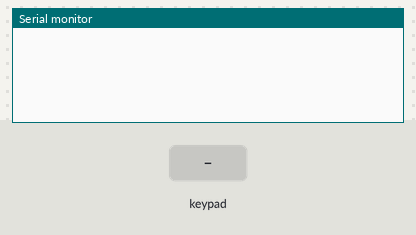
The sketch below on a simulated Arduino Mega 2560, built with avr-gcc and run on an emulated ATmega2560. Shown: the last lines printed to the serial monitor. Inputs (shaded band) come from the test bench.

Above: at 1.2 s.
1.3 s: key '1' pressed
At 1.8 s:
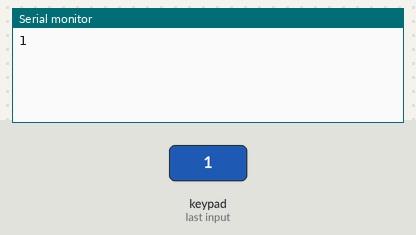
2.8 s: keypad keys 3 0 3 2 3 4 3 6 A pressed 0.4 s apart
At 6.8 s:
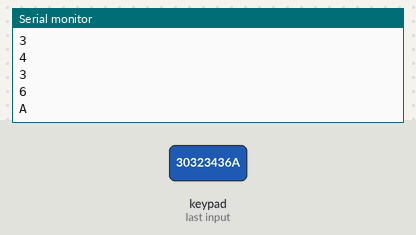
7.9 s: key 'B' pressed
At 9.1 s:
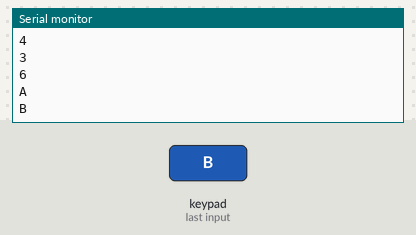
9.4 s: keypad keys 3 0 3 2 3 4 3 6 D pressed 0.4 s apart
At 14.1 s:
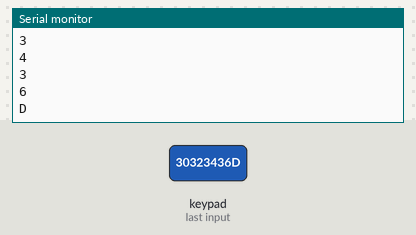
14.5 s: key 'C' pressed
At 15.4 s:
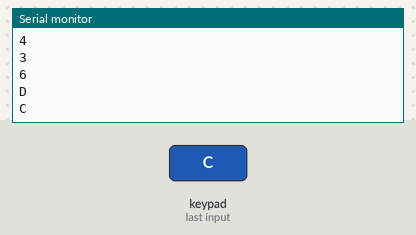
16.0 s: key 'E' pressed
At 16.7 s:
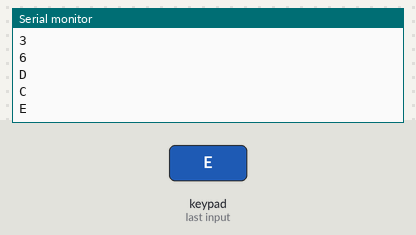
Timing chart, 0 to 18.5 s (numbered marks = the images above; inputs shaded):
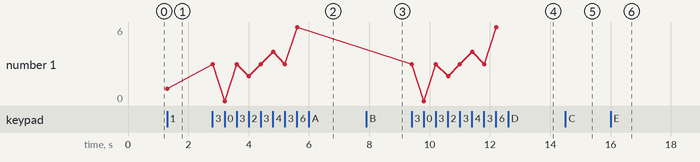

The sketch:

sketch_may16a.ino
```cpp
     #include <Keypad.h>            // Prog_19_1
     const byte Filas = 4;          //Cuatro filas
     const byte Cols = 4;           //Cuatro columnas

     byte Pins_Filas[] = {30, 32, 34, 36};     //Pines Arduino para las filas
     byte Pins_Cols[] = { 38, 40, 42, 44};     // Pines Arduinopara las columnas
     char Teclas [ Filas ][ Cols ] =
          {
              {'1','2','3','A'},
              {'4','5','6','B'},
              {'7','8','9','C'},
              {'E','0','P','D'}
          };
     Keypad Teclado1 = Keypad(makeKeymap(Teclas), Pins_Filas, Pins_Cols, Filas, Cols);

     void setup()
        {             Serial.begin(9600) ; }

     void loop()
        {       char pulsacion = Teclado1.getKey() ;
                if (pulsacion != 0)              // Si el valor es 0 es que no se
                    Serial.println(pulsacion);   // se ha pulsado ninguna tecla
        }
```

Measured:
- after the input at 1.3 s, the serial monitor: prints a new line at once (image 1)
- after the input at 2.8 s, the serial monitor: prints a new line at once (image 2)
- after the input at 7.9 s, the serial monitor: prints a new line at once (image 3)
- after the input at 9.4 s, the serial monitor: prints a new line at once (image 4)
- after the input at 14.5 s, the serial monitor: prints a new line at once (image 5)
- after the input at 16.0 s, the serial monitor: prints a new line at once (image 6)
- plotted number 1: 1 → 6 after the input at 2.8 s
